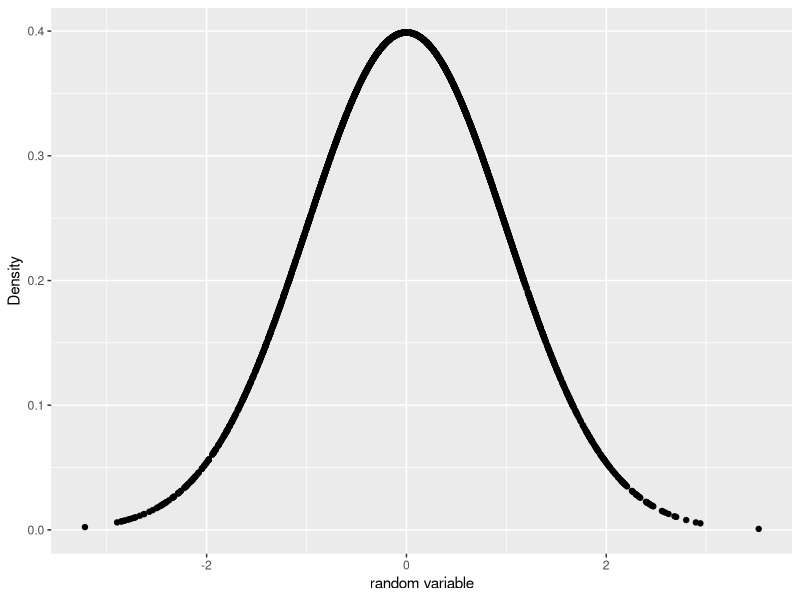
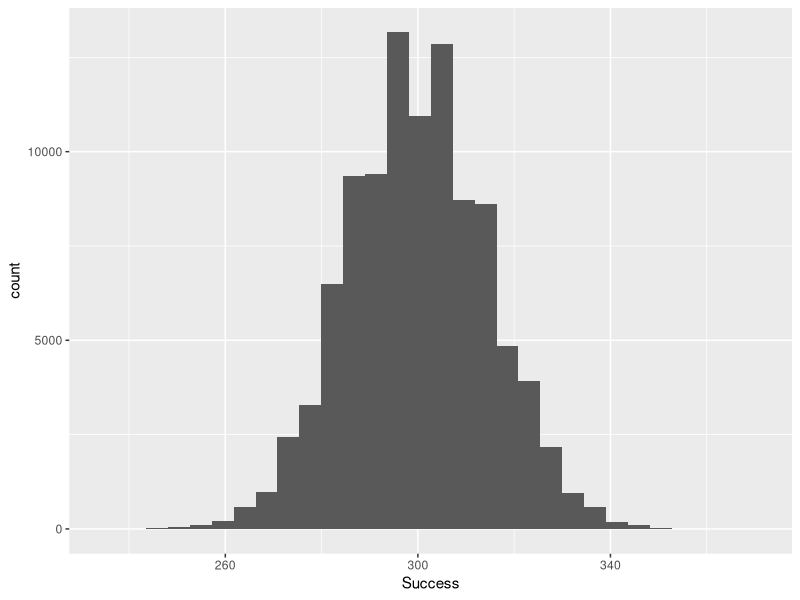
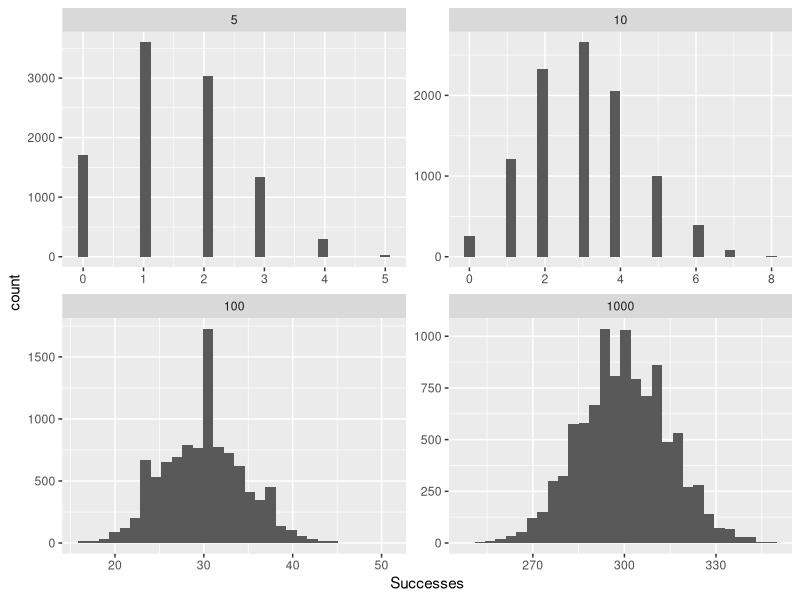
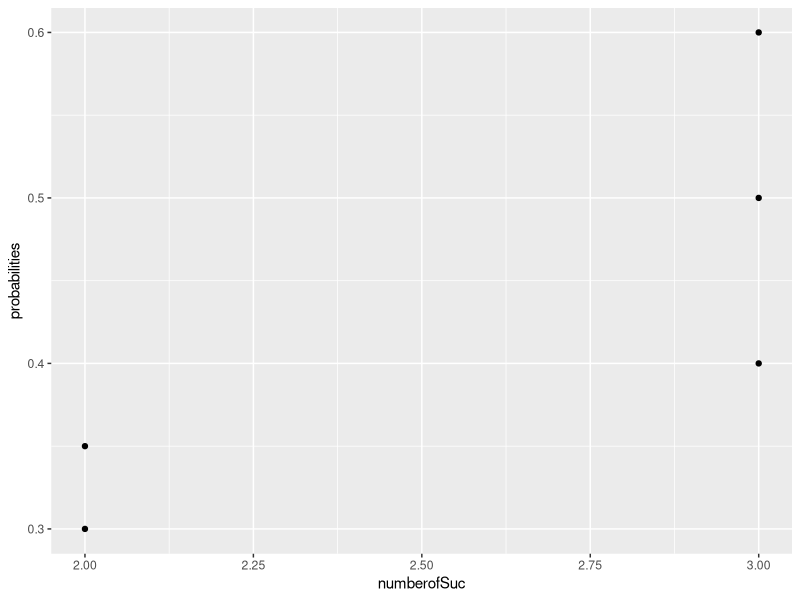
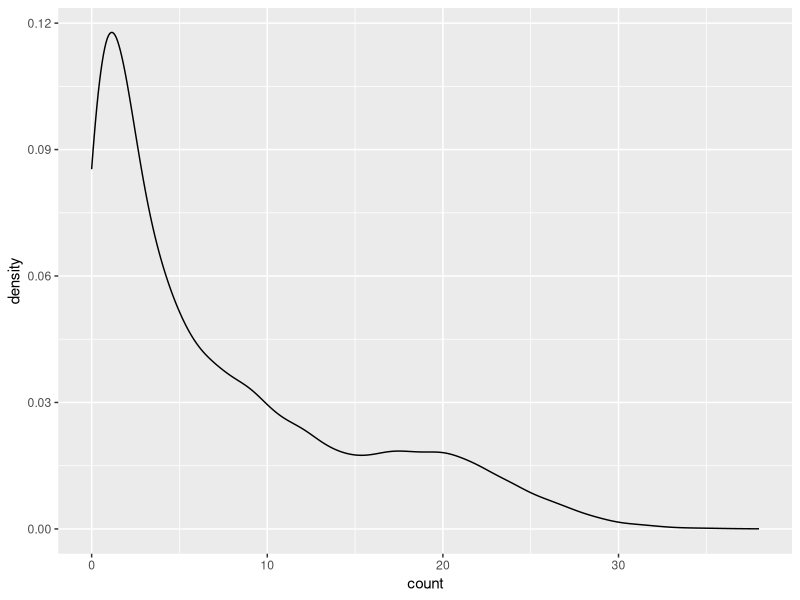
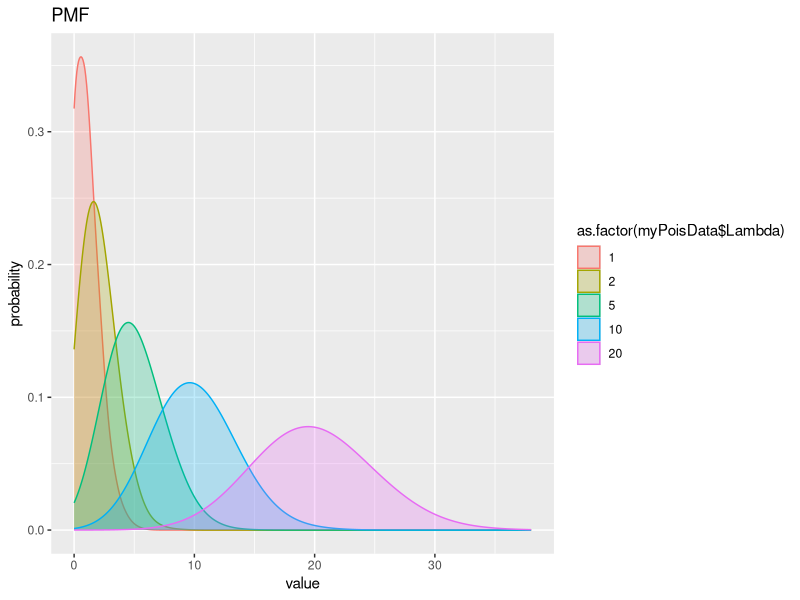

Recreate these plots in R, in order.
#####################################
#Basics Statistics, Drawing Numbers From Probability Distributions
#author : Z.B.Celik
#Date   : 06/23/2014
#####################################
#1- Normal Distribution
#functions: rnorm(), dnorm(), pnorm(), qnorm()
require (ggplot2)
randomNormalDist <- rnorm(3000) #~N(u=0,sd=1)
randomNormalDist
#check if our data comes from a normal dist, normality test by shapiro-wilk
#shapiro.test tests the Null hypothesis that "the samples come from a Normal distribution" 
#against the alternative hypothesis "the samples do not come from a Normal distribution".

#the shapiro.test tests the NULL hypothesis that the samples came from a Normal distribution.
#This means that if your p-value <= 0.05, then you would reject the NULL hypothesis that 
#the samples came from a Normal distribution.
shapiro.test(randomNormalDist)

randomNormalDensity <- dnorm(randomNormalDist)
randomNormalDensity
myData <- data.frame(randomNormalDist,randomNormalDensity)
colnames(myData) <- c("x","probability")
myData
graph <- ggplot(data=myData, aes(x=x,y=probability)) 
graph <- graph + labs(x="random variable", y="Density")
graph + geom_point()

pnorm(c(-2,-3,0,2,3))

myrandomNumbersNormal5 <- rnorm(5)
myrandomNumbersNormal5
pnorm(myrandomNumbersNormal5)
qnorm(pnorm(myrandomNumbersNormal5))
identical(myrandomNumbersNormal5, qnorm(pnorm(myrandomNumbersNormal5)))

#2-Binomial Distribution, rbinom(), dbinom(), pbinom(), qbinom()
#interpretation: how many successes will be drawn out of 10 trials
rbinom(n = 2, size = 10, prob = 0.5)
#interpretation: how many successes will be drawn out of 1 trial
rbinom(n=10, size=1, prob=0.4)
#let's plot 
binomData <- data.frame(Success=rbinom(n=100000, size=1000, prob=0.3))
ggplot(binomData, aes(x=Success)) + geom_histogram()
#we can visuallize better
binom5 <- data.frame(Successes=rbinom(n=10000,size=5,prob=0.3), size=5)
head(binom5,n=5)
NROW(binom5)
binom10 <- data.frame(Successes=rbinom(n=10000,size=10,prob=0.3),size=10)
binom100 <- data.frame(Successes=rbinom(n=10000,size=100,prob=0.3),size=100)
binom1000 <- data.frame(Successes=rbinom(n=10000,size=1000,prob=0.3),size=1000)
binomAll <- rbind(binom5,binom10,binom100,binom1000)
head (binomAll, n=10)
binomAll
tail(binomAll,n=10)
ggplot(binomAll, aes(x=Successes)) + geom_histogram() + facet_wrap(~size, scales="free")

#dbinom, pbinom,qbinom
dbinom(x=3,size=10,p=0.3)
pbinom(q = 3, size=10, p=0.3)
pbinom(q = 10, size=10, p=0.3)#cdf should be 1, let's check it
qbinom(p=0.26, size=10,prob=0.3)
qbinom(p = c(.3, .35, .4, .5, .6), size=10 ,prob = 0.3)
myData <- data.frame(numberofSuc=qbinom(p = c(.3, .35, .4, .5, .6), size=10 ,prob = 0.3))
myData$probabilities <- c(.3, .35, .4, .5, .6)
myData
ggplot(myData, aes(x=numberofSuc,y=probabilities)) + geom_point()

#some tests
myData <- data.frame(numberofSuc=qbinom(p = c(.3, .35, .4, .5, .6), size=10 ,prob = 0.3), probabilities=c(.3, .35, .4, .5, .6))
sum(myData$numberofSuc)

#3-Poisson Distribution, counting incidents.rpois() ,dpois() ,qpoins() ,ppois()

pois1 <- data.frame (count=rpois( n=10000, lambda = 1),Lambda=1)
head (pois1)
pois2 <- data.frame (count=rpois (n=10000, lambda = 2), Lambda=2)
tail(pois2)
pois5 <- data.frame (count=rpois(n=10000, lambda = 5), Lambda=5)
head (pois5)
pois10 <- data.frame (count=rpois(n=10000, lambda = 10), Lambda=10)
pois20 <- data.frame (count=rpois(n=10000, lambda = 20), Lambda=20)

myPoisData <- rbind(pois1, pois2, pois5, pois10, pois20)

head (myPoisData, n=25)
tail(myPoisData, n=25)
ggplot (myPoisData, aes(x=count)) + geom_density()


color<-as.factor(myPoisData$Lambda)

ggplot (myPoisData, aes(x=count)) +
    geom_density ( aes (group = Lambda, fill=as.factor(myPoisData$Lambda),color= as.factor(myPoisData$Lambda)) ,adjust=4,  alpha=1/4) +
    scale_color_discrete() +
    scale_fill_discrete() + ggtitle ("PMF") + xlab("value") +ylab("probability")

